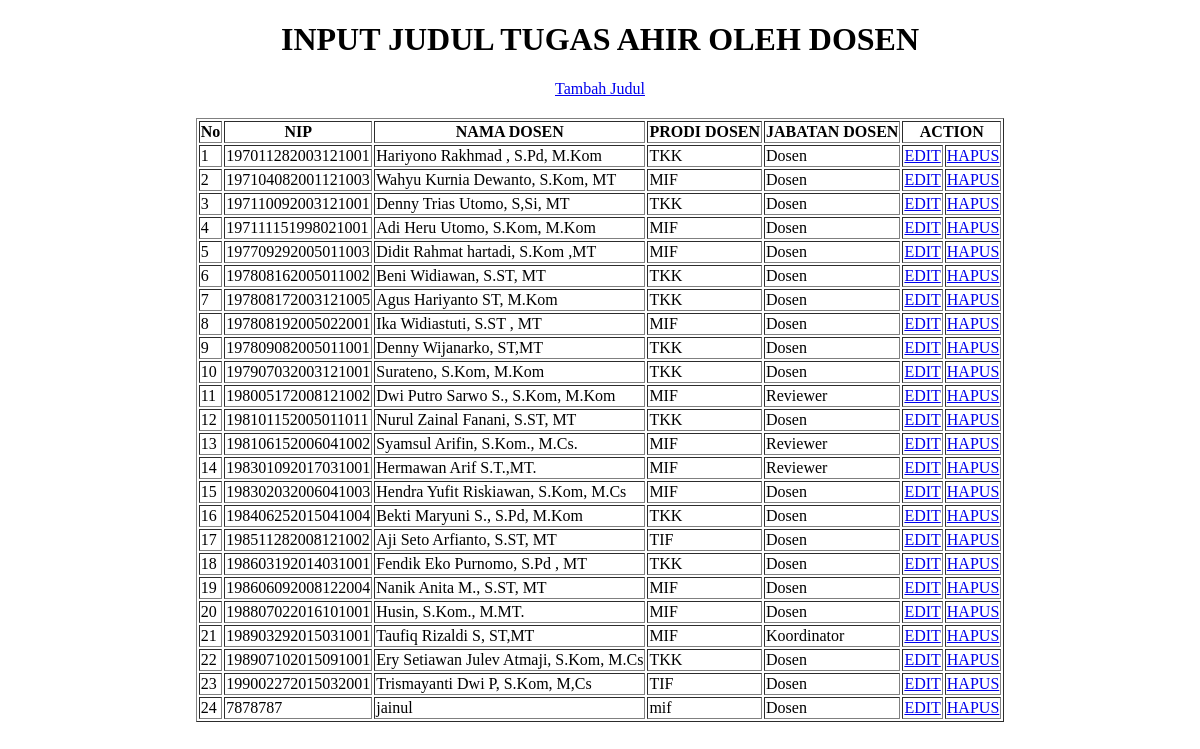
The app's page /index.php/dosen, older data.
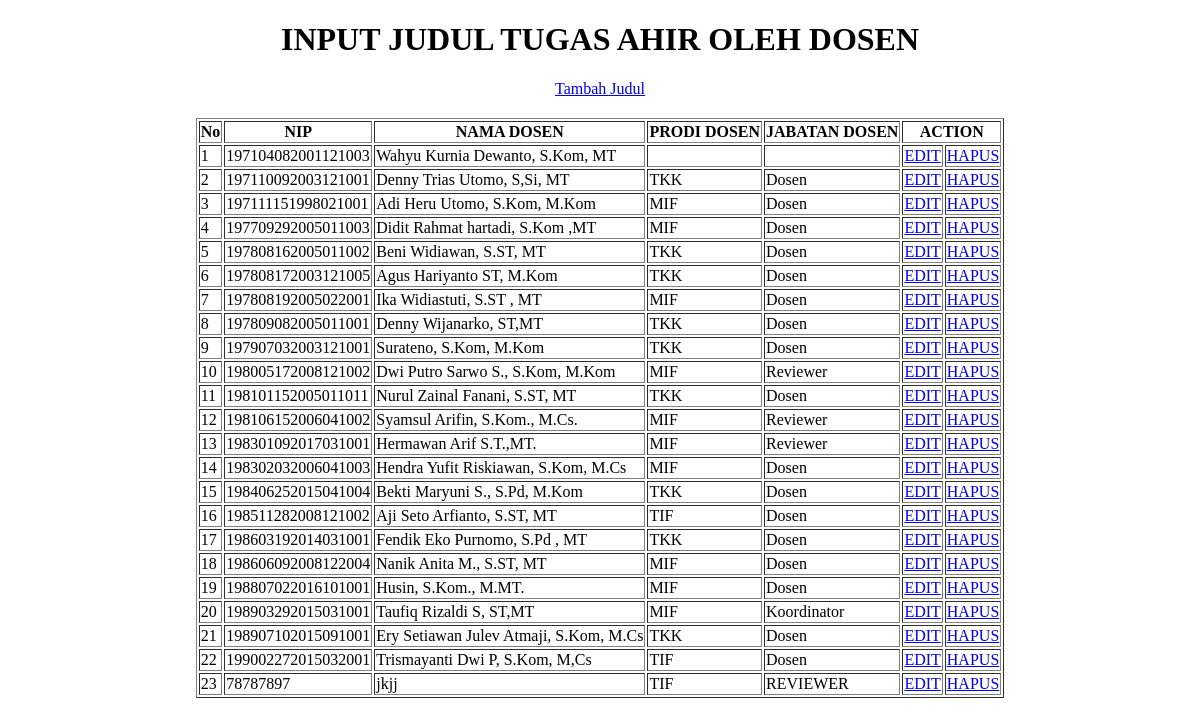
The same page, newer data.
### tables this page shows
CREATE TABLE `tb_dosen` (
  `nip` varchar(30) NOT NULL,
  `id_user` varchar(30) NOT NULL,
  `nama_dosen` varchar(45) NOT NULL,
  `prodi_dosen` varchar(3) NOT NULL,
  `level_dosen` varchar(20) NOT NULL,
  `kuota` int(3) NOT NULL
);

### application/controllers/dosen.php (called while the page is built, shortened)
<?php
class Dosen extends CI_Controller{
	function __construct(){
		$this->load->model('m_datadosen');
                $this->load->helper('url');
	}
	function index(){
		$data['tb_dosen'] = $this->m_datadosen->tampil_data()->result();
		$this->load->view('v_tampildosen',$data);
	}
}

### index.php (called while the page is built, shortened)
<?php
require_once BASEPATH.'core/CodeIgniter.php';

### application/models/m_datadosen.php (called while the page is built, shortened)
<?php
class m_datadosen extends CI_Model{
	function tampil_data(){
		return $this->db->get('tb_dosen');
	}
}

### application/views/v_tampildosen.php (the view, shortened to what this page needs)
<!DOCTYPE html>
<html>
<head>
</head>
<body>
	<center><h1>INPUT JUDUL TUGAS AHIR OLEH DOSEN</h1></center>
	<center><?php echo anchor('dosen/tambah','Tambah Judul'); ?></center>
	<table style="margin:20px auto;" border="1">
		<tr>
			<th>No</th>
			<th>NIP</th>
			<th>NAMA DOSEN</th>
			<th>PRODI DOSEN</th>
			<th>JABATAN DOSEN</th>
			<th colspan="2">ACTION</th>
		</tr>
		<?php
		$no = 1;
		foreach($tb_dosen as $u){
		?>
		<tr>
			<td><?php echo $no++ ?></td>
			<td><?php echo $u->nip ?></td>
			<td><?php echo $u->nama_dosen ?></td>
			<td><?php echo $u->prodi_dosen ?></td>
			<td><?php echo $u->level_dosen ?></td>
			<td>
			      <?php echo anchor('dosen/edit/'.$u->nip,'EDIT'); ?>
			</td>
			<td><?php echo anchor('dosen/hapus/'.$u->nip,'HAPUS'); ?></td>
		</tr>
		<?php } ?>
	</table>
</body>
</html>

Row changes from the older to the newer data that the page shows:
removed tb_dosen: nip "197011282003121001", nama_dosen "Hariyono Rakhmad , S.Pd, M.Kom", prodi_dosen "TKK", level_dosen "Dosen", nip "EDIT", nip "HAPUS"
removed tb_dosen: nip "7878787", nama_dosen "jainul", prodi_dosen "mif", level_dosen "Dosen", nip "EDIT", nip "HAPUS"
changed tb_dosen "Wahyu Kurnia Dewanto, S.Kom, MT": prodi_dosen "MIF" → (not shown); level_dosen "Dosen" → (not shown)
added tb_dosen: nip "78787897", nama_dosen "jkjj", prodi_dosen "TIF", level_dosen "REVIEWER", nip "EDIT", nip "HAPUS"
